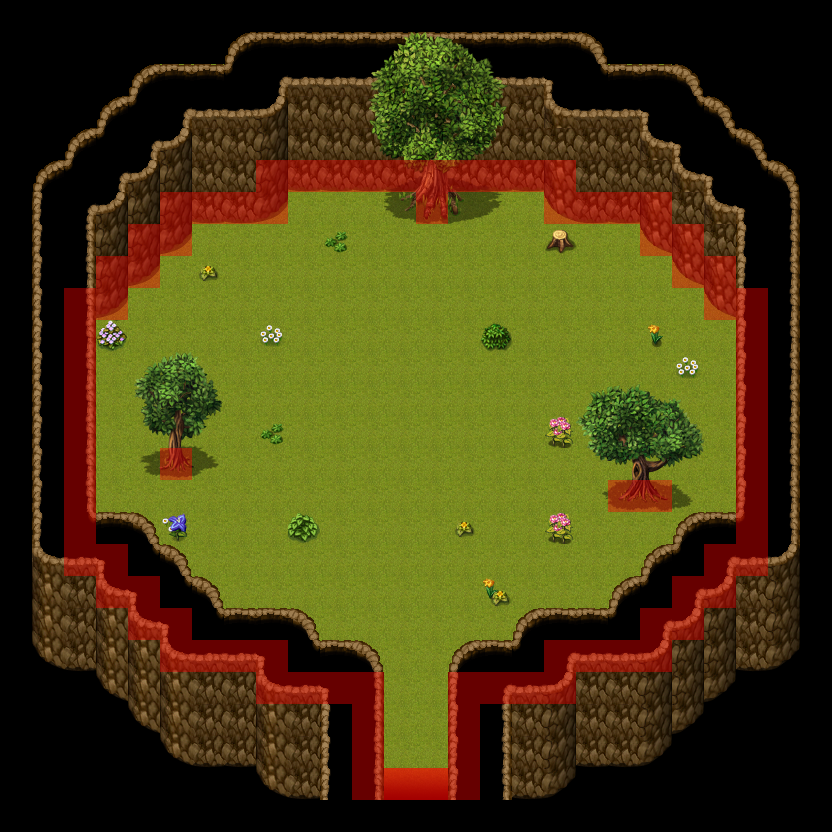

Below is a game level as drawn by its tile map, then a one-line description and the .tmx that defines it (tile-layer data replaced by summaries):
An orthogonal 26x26 tile map with 32x32 px tiles, 8 tile layers (ground, Wall, Wall - Height, deco, ...), 5 tilesets.

<map version="1.5" tiledversion="1.7.2" orientation="orthogonal" renderorder="right-down" width="26" height="26" tilewidth="32" tileheight="32" infinite="0" nextlayerid="14" nextobjectid="1">
 <tileset firstgid="1" name="mainlevbuild" tilewidth="32" tileheight="32" tilecount="2560" columns="64">
  <image source="tiles/dungeon_1/mainlevbuild.png" width="2048" height="1280" />
 </tileset>
 <tileset firstgid="2561" name="sombras_ext" tilewidth="32" tileheight="32" tilecount="192" columns="16">
  <image source="tiles/sombras_ext.png" width="512" height="384" />
 </tileset>
 <tileset firstgid="2753" name="decorative" tilewidth="32" tileheight="32" tilecount="256" columns="16">
  <image source="tiles/dungeon_1/decorative.png" width="512" height="512" />
 </tileset>
 <tileset firstgid="3009" name="forest1" tilewidth="32" tileheight="32" tilecount="256" columns="16">
  <image source="tiles/tower/level1/forest1.png" width="512" height="512" />
  <wangsets>
   <wangset name="forest" type="corner" tile="-1">
    <wangcolor name="" color="#ff0000" tile="-1" probability="1" />
    <wangcolor name="" color="#00ff00" tile="-1" probability="1" />
    <wangtile tileid="5" wangid="0,0,0,2,0,0,0,0" />
    <wangtile tileid="6" wangid="0,0,0,2,0,2,0,0" />
    <wangtile tileid="7" wangid="0,0,0,0,0,2,0,0" />
    <wangtile tileid="21" wangid="0,2,0,2,0,0,0,0" />
    <wangtile tileid="22" wangid="0,2,0,2,0,2,0,2" />
    <wangtile tileid="23" wangid="0,0,0,0,0,2,0,2" />
    <wangtile tileid="35" wangid="0,2,0,0,0,2,0,2" />
    <wangtile tileid="36" wangid="0,2,0,2,0,0,0,2" />
    <wangtile tileid="37" wangid="0,2,0,0,0,0,0,0" />
    <wangtile tileid="38" wangid="0,2,0,0,0,0,0,2" />
    <wangtile tileid="39" wangid="0,0,0,0,0,0,0,2" />
    <wangtile tileid="51" wangid="0,0,0,2,0,2,0,2" />
    <wangtile tileid="52" wangid="0,2,0,2,0,2,0,0" />
    <wangtile tileid="53" wangid="0,0,0,1,0,0,0,0" />
    <wangtile tileid="54" wangid="0,0,0,1,0,1,0,0" />
    <wangtile tileid="55" wangid="0,0,0,0,0,1,0,0" />
    <wangtile tileid="67" wangid="0,1,0,0,0,1,0,1" />
    <wangtile tileid="68" wangid="0,1,0,1,0,0,0,1" />
    <wangtile tileid="69" wangid="0,1,0,1,0,0,0,0" />
    <wangtile tileid="70" wangid="0,1,0,1,0,1,0,1" />
    <wangtile tileid="71" wangid="0,0,0,0,0,1,0,1" />
    <wangtile tileid="83" wangid="0,0,0,1,0,1,0,1" />
    <wangtile tileid="84" wangid="0,1,0,1,0,1,0,0" />
    <wangtile tileid="85" wangid="0,1,0,0,0,0,0,0" />
    <wangtile tileid="86" wangid="0,1,0,0,0,0,0,1" />
    <wangtile tileid="87" wangid="0,0,0,0,0,0,0,1" />
   </wangset>
  </wangsets>
 </tileset>
 <tileset firstgid="3265" name="[Base]BaseChip_pipo" tilewidth="32" tileheight="32" tilecount="1064" columns="8">
  <image source="tiles/[Base]BaseChip_pipo.png" width="256" height="4256" />
 </tileset>
 <layer id="3" name="ground" width="26" height="26">
  <properties>
   <property name="Draw" type="int" value="1" />
  </properties>
  <data>[676 cells, 423 non-empty, 1 distinct tile ids]</data>
 </layer>
 <layer id="1" name="Wall" width="26" height="26">
  <properties>
   <property name="Draw" type="int" value="1" />
  </properties>
  <data>[676 cells, 262 non-empty, 19 distinct tile ids]</data>
 </layer>
 <layer id="12" name="Wall - Height" width="26" height="26">
  <properties>
   <property name="Draw" type="int" value="1" />
   <property name="Height" type="int" value="1" />
  </properties>
  <data>[676 cells, 26 non-empty, 5 distinct tile ids]</data>
 </layer>
 <layer id="8" name="deco" width="26" height="26">
  <properties>
   <property name="Draw" type="int" value="1" />
  </properties>
  <data>[676 cells, 49 non-empty, 45 distinct tile ids]</data>
 </layer>
 <layer id="13" name="deco - Height" width="26" height="26">
  <properties>
   <property name="Draw" type="int" value="1" />
   <property name="Height" type="int" value="1" />
  </properties>
  <data>[676 cells, 21 non-empty, 21 distinct tile ids]</data>
 </layer>
 <layer id="9" name="sombras" width="26" height="26">
  <properties>
   <property name="Draw" type="int" value="1" />
  </properties>
  <data>[676 cells, 2 non-empty, 1 distinct tile ids]</data>
 </layer>
 <layer id="10" name="Wall - Col" width="26" height="26" opacity="0.4">
  <properties>
   <property name="Col" value="wall" />
   <property name="Draw" type="int" value="0" />
  </properties>
  <data>[676 cells, 84 non-empty, 1 distinct tile ids]</data>
 </layer>
 <layer id="11" name="Door - Col" width="26" height="26" opacity="0.4">
  <properties>
   <property name="Col" value="instant" />
   <property name="Draw" type="int" value="0" />
  </properties>
  <data>[676 cells, 2 non-empty, 1 distinct tile ids]</data>
 </layer>
</map>
